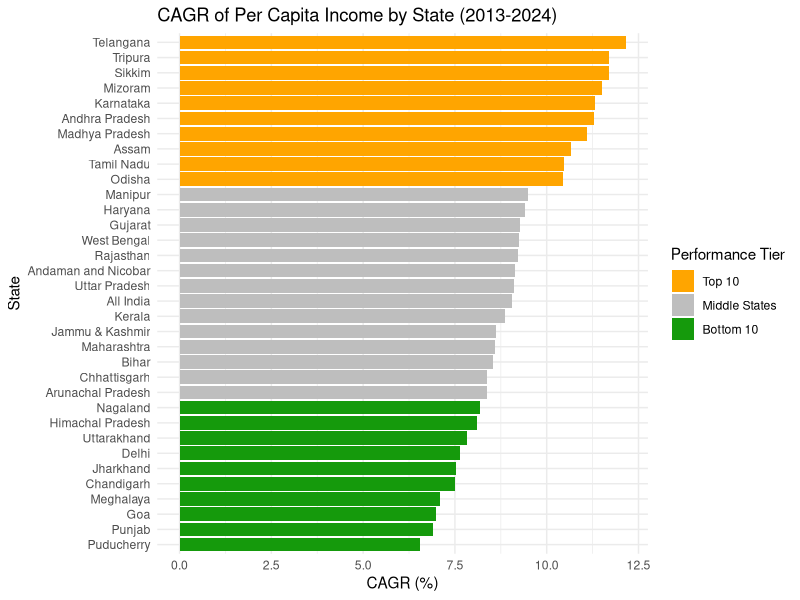
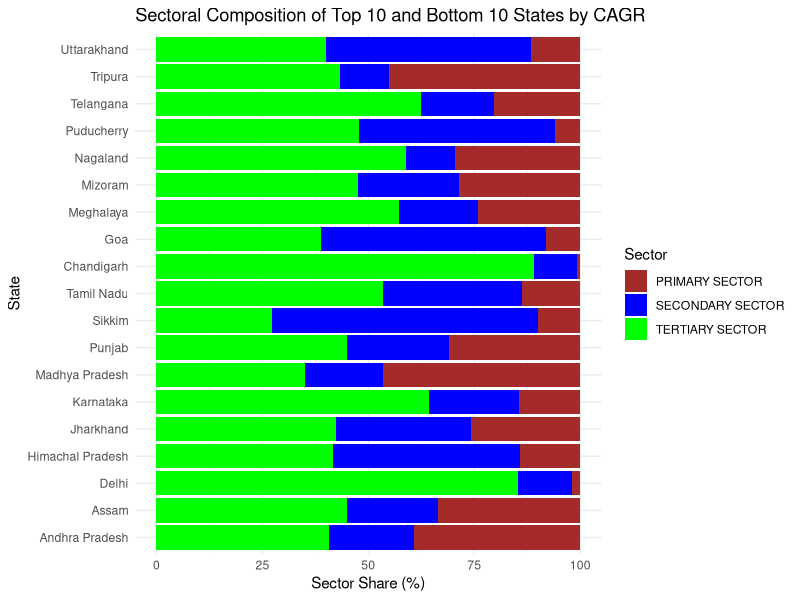
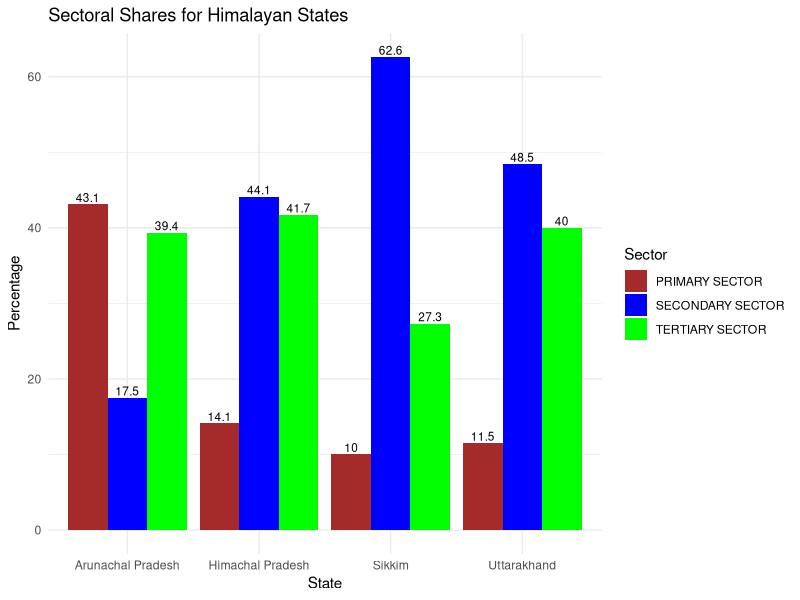
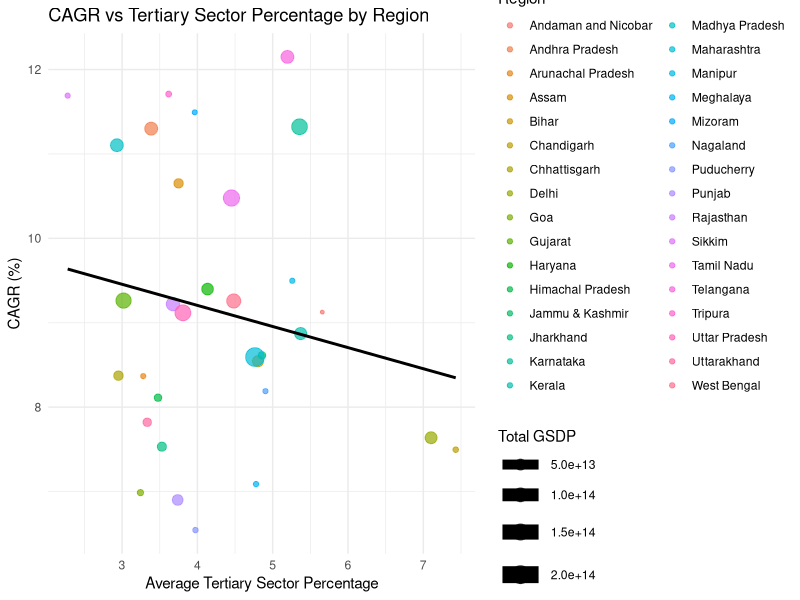
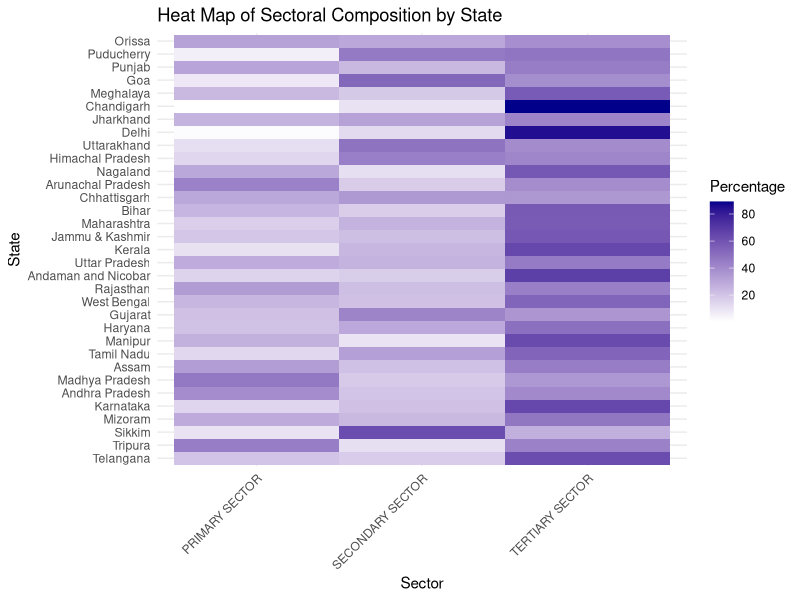

Recreate these plots in R, in order.
# Load required libraries
library(ggplot2)
library(dplyr)
library(tidyr)

# Read in datasets
percapitaincomedata <- read.csv("cleaned_per_capita_income_data.csv", stringsAsFactors = FALSE)
sectordata <- read.csv("cleaned_sector_data.csv", stringsAsFactors = FALSE)

colnames(percapitaincomedata)
colnames(sectordata)

# Prepare CAGR dataframe by state
statecagr <- percapitaincomedata %>%
  group_by(STATE) %>%
  summarise(
    CAGR = last(na.omit(`CAGR...`)),
    .groups = "drop"
  ) %>%
  arrange(CAGR)

# Prepare sector share data by state
statesectorshare <- sectordata %>%
  filter(`CLASSIFICATION.BASED.ON.SECTOR` %in% c("PRIMARY SECTOR", "SECONDARY SECTOR", "TERTIARY SECTOR")) %>%
  group_by(STATE, `CLASSIFICATION.BASED.ON.SECTOR`) %>%
  summarise(total_value_actuals = sum(as.numeric(total_value_actuals), na.rm = TRUE), .groups = "drop") %>%
  group_by(STATE) %>%
  mutate(pct = total_value_actuals / sum(total_value_actuals) * 100) %>%
  ungroup()

# Define colors
cagr_colors <- c("Top 10" = "darkgreen", "Middle States" = "gray70", "Bottom 10" = "firebrick")
sector_colors <- c("PRIMARY SECTOR" = "brown", "SECONDARY SECTOR" = "blue", "TERTIARY SECTOR" = "green")

# 1. Horizontal Bar Chart of CAGR of Per Capita Income by State
statecagr <- statecagr %>%
  mutate(
    tier = case_when(
      CAGR >= sort(CAGR, decreasing = TRUE)[10] ~ "Top 10",
      CAGR <= sort(CAGR)[10] ~ "Bottom 10",
      TRUE ~ "Middle States"
    ),
    tier = factor(tier, levels = c("Top 10", "Middle States", "Bottom 10"))
  )

ggplot(statecagr, aes(x = reorder(STATE, CAGR), y = CAGR, fill = tier)) +
  geom_col() +
  coord_flip() +
  scale_fill_manual(values = c("Top 10" = "orange", "Middle States" = "grey", "Bottom 10" = "#159a0c")) +
  labs(
    title = "CAGR of Per Capita Income by State (2013-2024)",
    x = "State",
    y = "CAGR (%)",
    fill = "Performance Tier"
  ) +
  theme_minimal()

# 2. Stacked Horizontal Bar Chart of Sector Composition for Top 10 and Bottom 10 States
top_bottom_states <- statecagr %>%
  arrange(desc(CAGR)) %>%
  slice(c(1:10, (n() - 9):n())) %>%
  pull(STATE)

sector_share_top_bottom <- statesectorshare %>%
  filter(STATE %in% top_bottom_states) %>%
  mutate(CLASSIFICATION_BASED_ON_SECTOR = factor(CLASSIFICATION.BASED.ON.SECTOR, 
                                                levels = c("PRIMARY SECTOR", "SECONDARY SECTOR", "TERTIARY SECTOR")))

ggplot(sector_share_top_bottom, aes(x = reorder(STATE, -pct), y = pct, fill = CLASSIFICATION_BASED_ON_SECTOR)) +
  geom_col(position = "stack") +
  coord_flip() +
  scale_fill_manual(values = sector_colors) +
  labs(
    title = "Sectoral Composition of Top 10 and Bottom 10 States by CAGR",
    x = "State",
    y = "Sector Share (%)",
    fill = "Sector"
  ) +
  theme_minimal()

# 3. Grouped Bar Chart for Himalayan States Sector Shares
himalayan_states <- c("Sikkim", "Jammu Kashmir", "Arunachal Pradesh", "Himachal Pradesh", "Uttarakhand")

region_data <- sectordata %>%
  filter(STATE %in% himalayan_states,
         CLASSIFICATION.BASED.ON.SECTOR %in% c("PRIMARY SECTOR", "SECONDARY SECTOR", "TERTIARY SECTOR")) %>%
  group_by(STATE, CLASSIFICATION.BASED.ON.SECTOR) %>%
  summarise(total = sum(as.numeric(total_value_actuals), na.rm = TRUE), .groups = "drop") %>%
  group_by(STATE) %>%
  mutate(pct = total / sum(total) * 100) %>%
  ungroup()

ggplot(region_data, aes(x = STATE, y = pct, fill = CLASSIFICATION.BASED.ON.SECTOR)) +
  geom_col(position = "dodge") +
  geom_text(aes(label = round(pct, 1)), position = position_dodge(width = 0.9), vjust = -0.25, size = 3) +
  scale_fill_manual(values = sector_colors) +
  labs(
    title = "Sectoral Shares for Himalayan States",
    x = "State",
    y = "Percentage",
    fill = "Sector"
  ) +
  theme_minimal()

# 4. Scatter Plot of CAGR vs Average Tertiary Sector Percentage by Region
# Calculate sector share percentage by state
sectordata_pct <- sectordata %>%
  group_by(STATE) %>%
  mutate(
    totalvalueactuals = as.numeric(total_value_actuals),
    pct = total_value_actuals / sum(total_value_actuals, na.rm = TRUE) * 100
  ) %>%
  ungroup()

# Calculate average tertiary sector percentage per state
tertiary_share <- sectordata_pct %>%
  filter(`CLASSIFICATION.BASED.ON.SECTOR` == "TERTIARY SECTOR") %>%
  group_by(STATE) %>%
  summarise(
    avg_tertiary_pct = mean(pct, na.rm = TRUE),
    .groups = "drop"
  )

scatter_data <- merge(statecagr, tertiary_share, by = "STATE")

colnames(statecagr)
colnames(tertiary_share)
library(dplyr)

# Calculate total GSDP per state by summing totalvalueactuals across all sectors
total_gsdp_df <- sectordata %>%
  group_by(STATE) %>%
  summarise(total_gsdp = sum(as.numeric(total_value_actuals), na.rm = TRUE), .groups = "drop")

# Assuming statecagr already exists with columns STATE and CAGR

# Merge CAGR and total_gsdp into a single dataframe
statecagr_extended <- merge(statecagr, total_gsdp_df, by = "STATE")

# Merge with tertiary_share to get avg_tertiary_pct as well
scatter_data <- merge(statecagr_extended, tertiary_share, by = "STATE")

# Now scatter_data has all necessary columns for plotting


ggplot(scatter_data, aes(x = avg_tertiary_pct, y = CAGR, color = STATE, size = total_gsdp)) +
  geom_point(alpha = 0.7) +
  geom_smooth(method = "lm", se = FALSE, color = "black") +
  labs(
    title = "CAGR vs Tertiary Sector Percentage by Region",
    x = "Average Tertiary Sector Percentage",
    y = "CAGR (%)",
    color = "Region",
    size = "Total GSDP"
  ) +
  theme_minimal()

# 5. Heat Map of Sectoral Composition by State
heat_data <- statesectorshare %>%
  select(STATE, CLASSIFICATION.BASED.ON.SECTOR, pct) %>%
  pivot_wider(names_from = CLASSIFICATION.BASED.ON.SECTOR, values_from = pct, values_fill = 0) %>%
  arrange(desc(statecagr$CAGR[match(STATE, statecagr$STATE)])) %>%
  mutate(STATE = factor(STATE, levels = STATE)) %>%
  pivot_longer(cols = c("PRIMARY SECTOR", "SECONDARY SECTOR", "TERTIARY SECTOR"), 
               names_to = "Sector", values_to = "Percentage")

ggplot(heat_data, aes(x = Sector, y = STATE, fill = Percentage)) +
  geom_tile() +
  scale_fill_gradient(low = "white", high = "darkblue") +
  labs(
    title = "Heat Map of Sectoral Composition by State",
    x = "Sector",
    y = "State",
    fill = "Percentage"
  ) +
  theme_minimal() +
  theme(axis.text.x = element_text(angle = 45, hjust = 1))
